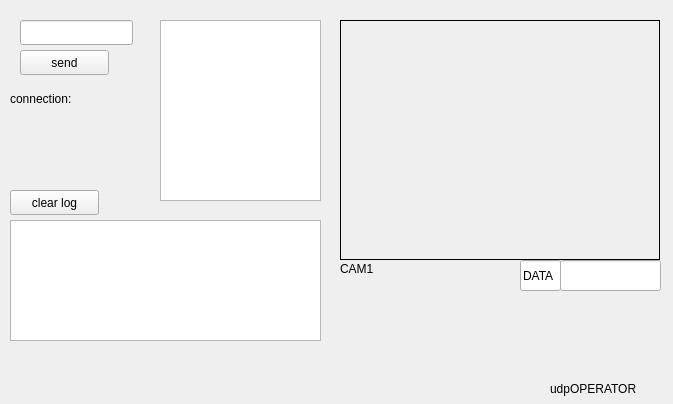
<?xml version="1.0" encoding="UTF-8"?>
<ui version="4.0">
 <class>MainWindowDesign</class>
 <widget class="QMainWindow" name="MainWindowDesign">
  <property name="geometry">
   <rect>
    <x>0</x>
    <y>0</y>
    <width>673</width>
    <height>404</height>
   </rect>
  </property>
  <property name="windowTitle">
   <string>QRosApp</string>
  </property>
  <property name="windowIcon">
   <iconset>
    <normaloff>:/images/icon.png</normaloff>:/images/icon.png</iconset>
  </property>
  <property name="locale">
   <locale language="English" country="Australia"/>
  </property>
  <widget class="QWidget" name="centralwidget">
   <widget class="QPushButton" name="pushButton">
    <property name="geometry">
     <rect>
      <x>20</x>
      <y>50</y>
      <width>89</width>
      <height>25</height>
     </rect>
    </property>
    <property name="text">
     <string>send</string>
    </property>
   </widget>
   <widget class="QLineEdit" name="send_text">
    <property name="geometry">
     <rect>
      <x>20</x>
      <y>20</y>
      <width>113</width>
      <height>25</height>
     </rect>
    </property>
   </widget>
   <widget class="QLabel" name="label">
    <property name="geometry">
     <rect>
      <x>10</x>
      <y>90</y>
      <width>81</width>
      <height>17</height>
     </rect>
    </property>
    <property name="text">
     <string>connection:</string>
    </property>
   </widget>
   <widget class="QLabel" name="connection">
    <property name="geometry">
     <rect>
      <x>90</x>
      <y>90</y>
      <width>67</width>
      <height>17</height>
     </rect>
    </property>
    <property name="text">
     <string/>
    </property>
   </widget>
   <widget class="QTextEdit" name="log">
    <property name="geometry">
     <rect>
      <x>160</x>
      <y>20</y>
      <width>161</width>
      <height>181</height>
     </rect>
    </property>
   </widget>
   <widget class="QTextEdit" name="send_log">
    <property name="geometry">
     <rect>
      <x>10</x>
      <y>220</y>
      <width>311</width>
      <height>121</height>
     </rect>
    </property>
   </widget>
   <widget class="QPushButton" name="pushButton_2">
    <property name="geometry">
     <rect>
      <x>10</x>
      <y>190</y>
      <width>89</width>
      <height>25</height>
     </rect>
    </property>
    <property name="text">
     <string>clear log</string>
    </property>
   </widget>
   <widget class="QLabel" name="robot_cam">
    <property name="geometry">
     <rect>
      <x>340</x>
      <y>20</y>
      <width>320</width>
      <height>240</height>
     </rect>
    </property>
    <property name="frameShape">
     <enum>QFrame::Box</enum>
    </property>
    <property name="text">
     <string/>
    </property>
   </widget>
   <widget class="QLabel" name="label_2">
    <property name="geometry">
     <rect>
      <x>340</x>
      <y>260</y>
      <width>51</width>
      <height>17</height>
     </rect>
    </property>
    <property name="text">
     <string>CAM1</string>
    </property>
   </widget>
   <widget class="QLabel" name="label_3">
    <property name="geometry">
     <rect>
      <x>550</x>
      <y>380</y>
      <width>121</width>
      <height>17</height>
     </rect>
    </property>
    <property name="text">
     <string>udpOPERATOR</string>
    </property>
   </widget>
   <widget class="QLabel" name="ip">
    <property name="geometry">
     <rect>
      <x>10</x>
      <y>110</y>
      <width>141</width>
      <height>17</height>
     </rect>
    </property>
    <property name="text">
     <string/>
    </property>
   </widget>
   <widget class="QLineEdit" name="lineEdit">
    <property name="geometry">
     <rect>
      <x>520</x>
      <y>260</y>
      <width>41</width>
      <height>31</height>
     </rect>
    </property>
    <property name="text">
     <string>DATA</string>
    </property>
   </widget>
   <widget class="QLineEdit" name="data_size">
    <property name="geometry">
     <rect>
      <x>560</x>
      <y>260</y>
      <width>101</width>
      <height>31</height>
     </rect>
    </property>
   </widget>
  </widget>
  <action name="action_Quit">
   <property name="text">
    <string>&amp;Quit</string>
   </property>
   <property name="shortcut">
    <string>Ctrl+Q</string>
   </property>
   <property name="shortcutContext">
    <enum>Qt::ApplicationShortcut</enum>
   </property>
  </action>
  <action name="action_Preferences">
   <property name="text">
    <string>&amp;Preferences</string>
   </property>
  </action>
  <action name="actionAbout">
   <property name="text">
    <string>&amp;About</string>
   </property>
  </action>
  <action name="actionAbout_Qt">
   <property name="text">
    <string>About &amp;Qt</string>
   </property>
  </action>
 </widget>
 <resources/>
 <connections>
  <connection>
   <sender>action_Quit</sender>
   <signal>triggered()</signal>
   <receiver>MainWindowDesign</receiver>
   <slot>close()</slot>
   <hints>
    <hint type="sourcelabel">
     <x>-1</x>
     <y>-1</y>
    </hint>
    <hint type="destinationlabel">
     <x>399</x>
     <y>299</y>
    </hint>
   </hints>
  </connection>
 </connections>
</ui>
